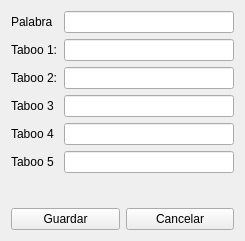
<?xml version="1.0" encoding="UTF-8"?>
<ui version="4.0">
 <class>TabooEdit</class>
 <widget class="QWidget" name="TabooEdit">
  <property name="windowModality">
   <enum>Qt::ApplicationModal</enum>
  </property>
  <property name="geometry">
   <rect>
    <x>0</x>
    <y>0</y>
    <width>245</width>
    <height>241</height>
   </rect>
  </property>
  <property name="windowTitle">
   <string>Form</string>
  </property>
  <layout class="QGridLayout" name="gridLayout_2">
   <item row="0" column="0">
    <layout class="QGridLayout" name="gridLayout">
     <item row="0" column="0">
      <widget class="QLabel" name="tlPalabra">
       <property name="text">
        <string>Palabra</string>
       </property>
      </widget>
     </item>
     <item row="0" column="1">
      <widget class="QLineEdit" name="lePalabra"/>
     </item>
     <item row="1" column="0">
      <widget class="QLabel" name="tlTaboo1">
       <property name="text">
        <string>Taboo 1:</string>
       </property>
      </widget>
     </item>
     <item row="1" column="1">
      <widget class="QLineEdit" name="leTaboo1"/>
     </item>
     <item row="2" column="0">
      <widget class="QLabel" name="tlTaboo2">
       <property name="text">
        <string>Taboo 2:</string>
       </property>
      </widget>
     </item>
     <item row="2" column="1">
      <widget class="QLineEdit" name="leTaboo2"/>
     </item>
     <item row="3" column="0">
      <widget class="QLabel" name="tlTaboo3">
       <property name="text">
        <string>Taboo 3</string>
       </property>
      </widget>
     </item>
     <item row="3" column="1">
      <widget class="QLineEdit" name="leTaboo3"/>
     </item>
     <item row="4" column="0">
      <widget class="QLabel" name="tlTaboo4">
       <property name="text">
        <string>Taboo 4</string>
       </property>
      </widget>
     </item>
     <item row="4" column="1">
      <widget class="QLineEdit" name="leTaboo4"/>
     </item>
     <item row="5" column="0">
      <widget class="QLabel" name="tlTaboo5">
       <property name="text">
        <string>Taboo 5</string>
       </property>
      </widget>
     </item>
     <item row="5" column="1">
      <widget class="QLineEdit" name="leTaboo5"/>
     </item>
    </layout>
   </item>
   <item row="1" column="0">
    <spacer name="verticalSpacer">
     <property name="orientation">
      <enum>Qt::Vertical</enum>
     </property>
     <property name="sizeHint" stdset="0">
      <size>
       <width>20</width>
       <height>26</height>
      </size>
     </property>
    </spacer>
   </item>
   <item row="2" column="0">
    <layout class="QHBoxLayout" name="horizontalLayout">
     <item>
      <widget class="QPushButton" name="pbGuardar">
       <property name="text">
        <string>Guardar</string>
       </property>
      </widget>
     </item>
     <item>
      <widget class="QPushButton" name="pbCancelar">
       <property name="text">
        <string>Cancelar</string>
       </property>
      </widget>
     </item>
    </layout>
   </item>
  </layout>
 </widget>
 <resources/>
 <connections/>
</ui>
